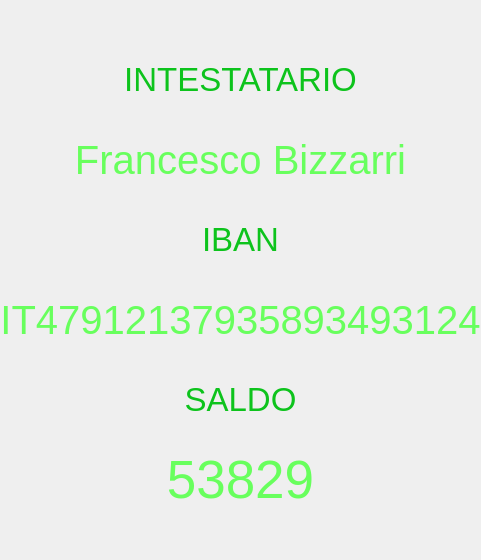
      <widget class="QWidget" name="page">
       <layout class="QVBoxLayout" name="verticalLayout_2">
        <property name="spacing">
         <number>0</number>
        </property>
        <property name="leftMargin">
         <number>0</number>
        </property>
        <property name="topMargin">
         <number>0</number>
        </property>
        <property name="rightMargin">
         <number>0</number>
        </property>
        <property name="bottomMargin">
         <number>0</number>
        </property>
        <item>
         <spacer name="verticalSpacer_2">
          <property name="orientation">
           <enum>Qt::Vertical</enum>
          </property>
          <property name="sizeHint" stdset="0">
           <size>
            <width>20</width>
            <height>40</height>
           </size>
          </property>
         </spacer>
        </item>
        <item>
         <widget class="QLabel" name="label">
          <property name="minimumSize">
           <size>
            <width>0</width>
            <height>80</height>
           </size>
          </property>
          <property name="maximumSize">
           <size>
            <width>16777215</width>
            <height>200</height>
           </size>
          </property>
          <property name="font">
           <font>
            <pointsize>25</pointsize>
            <bold>false</bold>
           </font>
          </property>
          <property name="styleSheet">
           <string notr="true">color: #0dc31c;</string>
          </property>
          <property name="text">
           <string>INTESTATARIO</string>
          </property>
          <property name="textFormat">
           <enum>Qt::RichText</enum>
          </property>
          <property name="alignment">
           <set>Qt::AlignCenter</set>
          </property>
         </widget>
        </item>
        <item>
         <widget class="QLabel" name="label_2">
          <property name="minimumSize">
           <size>
            <width>0</width>
            <height>80</height>
           </size>
          </property>
          <property name="maximumSize">
           <size>
            <width>16777215</width>
            <height>200</height>
           </size>
          </property>
          <property name="font">
           <font>
            <pointsize>30</pointsize>
           </font>
          </property>
          <property name="styleSheet">
           <string notr="true">color: rgb(104, 255, 93);</string>
          </property>
          <property name="text">
           <string>Francesco Bizzarri</string>
          </property>
          <property name="alignment">
           <set>Qt::AlignCenter</set>
          </property>
         </widget>
        </item>
        <item>
         <widget class="QLabel" name="label_5">
          <property name="minimumSize">
           <size>
            <width>0</width>
            <height>80</height>
           </size>
          </property>
          <property name="maximumSize">
           <size>
            <width>16777215</width>
            <height>200</height>
           </size>
          </property>
          <property name="font">
           <font>
            <pointsize>25</pointsize>
            <bold>false</bold>
           </font>
          </property>
          <property name="styleSheet">
           <string notr="true">color: #0dc31c;</string>
          </property>
          <property name="text">
           <string>IBAN</string>
          </property>
          <property name="textFormat">
           <enum>Qt::RichText</enum>
          </property>
          <property name="alignment">
           <set>Qt::AlignCenter</set>
          </property>
         </widget>
        </item>
        <item>
         <widget class="QLabel" name="label_4">
          <property name="minimumSize">
           <size>
            <width>0</width>
            <height>80</height>
           </size>
          </property>
          <property name="maximumSize">
           <size>
            <width>16777215</width>
            <height>200</height>
           </size>
          </property>
          <property name="font">
           <font>
            <pointsize>30</pointsize>
           </font>
          </property>
          <property name="styleSheet">
           <string notr="true">color: rgb(104, 255, 93);</string>
          </property>
          <property name="text">
           <string>IT47912137935893493124</string>
          </property>
          <property name="alignment">
           <set>Qt::AlignCenter</set>
          </property>
         </widget>
        </item>
        <item>
         <widget class="QLabel" name="label_3">
          <property name="minimumSize">
           <size>
            <width>0</width>
            <height>80</height>
           </size>
          </property>
          <property name="maximumSize">
           <size>
            <width>16777215</width>
            <height>200</height>
           </size>
          </property>
          <property name="font">
           <font>
            <pointsize>25</pointsize>
            <bold>false</bold>
           </font>
          </property>
          <property name="styleSheet">
           <string notr="true">color: #0dc31c;</string>
          </property>
          <property name="text">
           <string>SALDO</string>
          </property>
          <property name="textFormat">
           <enum>Qt::RichText</enum>
          </property>
          <property name="alignment">
           <set>Qt::AlignCenter</set>
          </property>
         </widget>
        </item>
        <item>
         <widget class="QLabel" name="label_6">
          <property name="minimumSize">
           <size>
            <width>0</width>
            <height>80</height>
           </size>
          </property>
          <property name="maximumSize">
           <size>
            <width>16777215</width>
            <height>200</height>
           </size>
          </property>
          <property name="font">
           <font>
            <pointsize>40</pointsize>
           </font>
          </property>
          <property name="styleSheet">
           <string notr="true">color: rgb(104, 255, 93);</string>
          </property>
          <property name="text">
           <string>53829</string>
          </property>
          <property name="alignment">
           <set>Qt::AlignCenter</set>
          </property>
         </widget>
        </item>
        <item>
         <spacer name="verticalSpacer">
          <property name="orientation">
           <enum>Qt::Vertical</enum>
          </property>
          <property name="sizeHint" stdset="0">
           <size>
            <width>20</width>
            <height>40</height>
           </size>
          </property>
         </spacer>
        </item>
       </layout>
      </widget>
